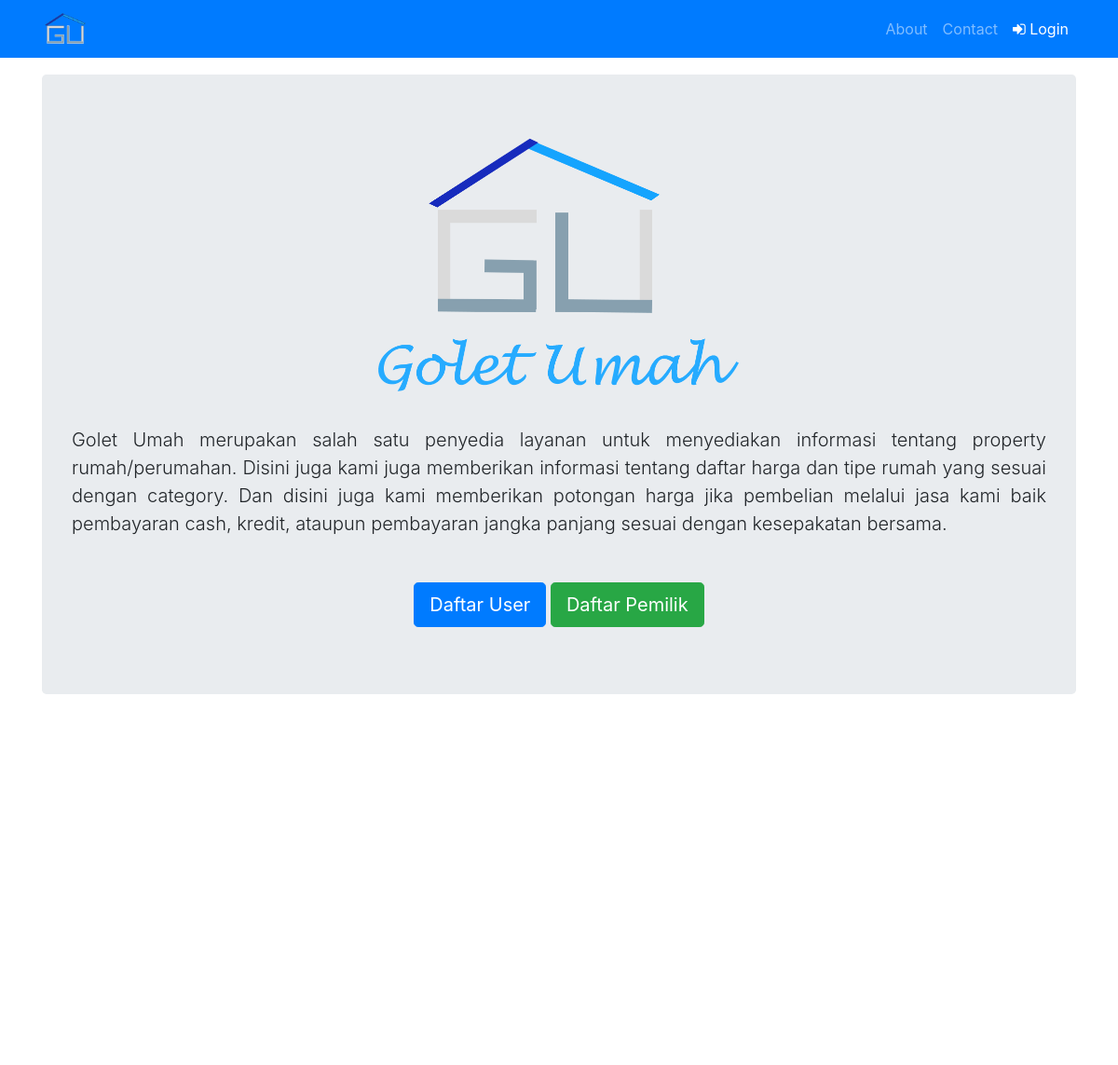
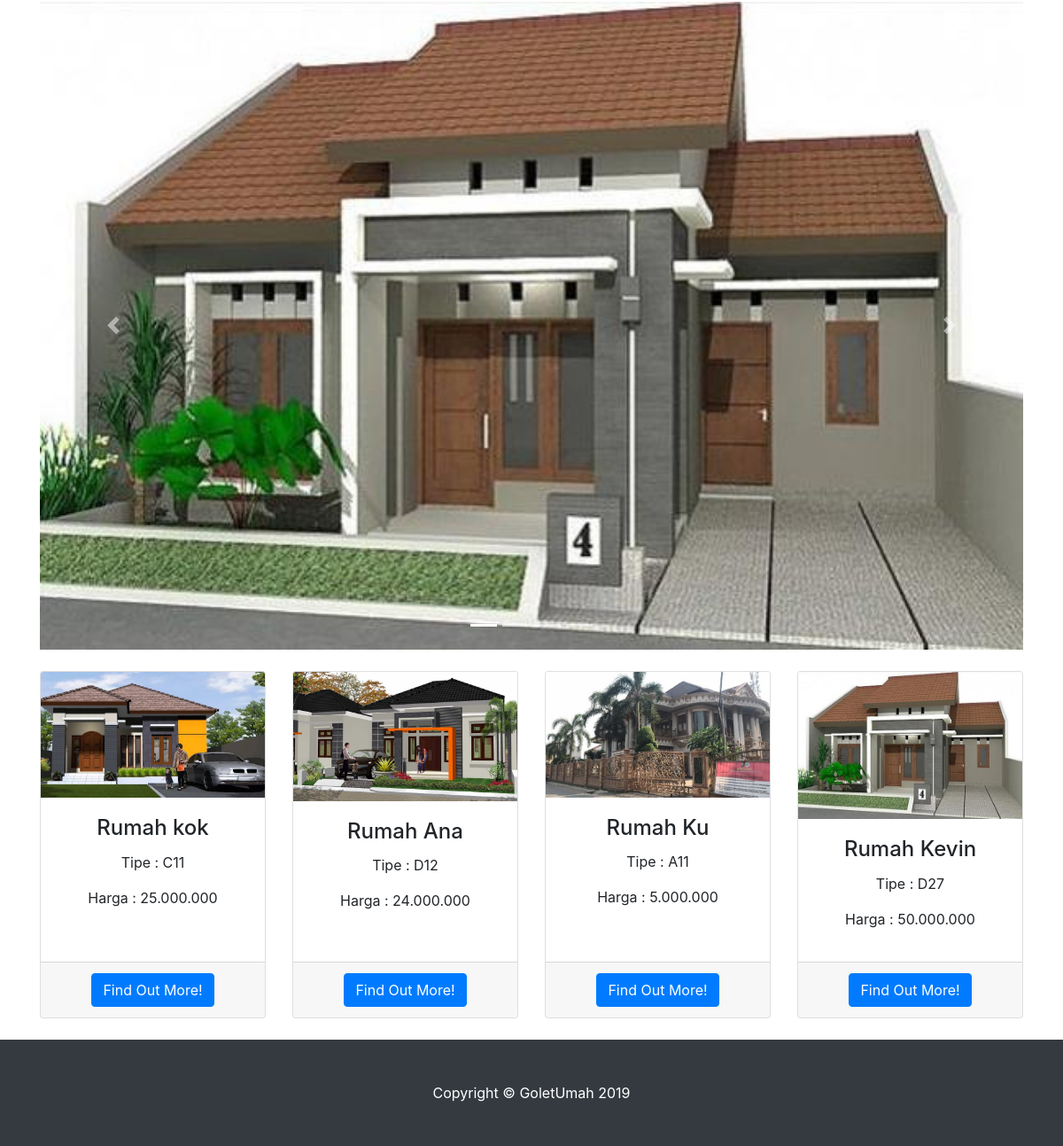
The page / on the database its author committed (2 pictures, top to bottom).
### tables this page shows
CREATE TABLE `rumah` (
  `id_rumah` int(11) NOT NULL,
  `nama_rumah` varchar(100) NOT NULL,
  `tipe` varchar(50) NOT NULL,
  `ukuran` varchar(100) NOT NULL,
  `keterangan` text NOT NULL,
  `harga` int(11) NOT NULL,
  `gambar` text NOT NULL,
  `id_perumahan` int(11) NOT NULL,
  `waktu` datetime NOT NULL
);

### application/controllers/Home.php (called while the page is built, shortened)
<?php
class Home extends CI_Controller {
    public function __construct() {
        $this->load->model('M_Home');
        $this->load->model('M_User');
        $this->load->library('form_validation');
    }
    public function index(){
        $data['rumah'] = $this->M_Home->getRumahInHome();
        $data['header'] = $this->M_User->getRumahHeader();
        $this->load->view('templates/home_header');
        $this->load->view('home', $data);
        $this->load->view('templates/home_footer');
    }
}

### index.php (called while the page is built, shortened)
<?php
require_once BASEPATH.'core/CodeIgniter.php';

### application/models/M_Home.php (called while the page is built, shortened)
<?php
class M_Home extends CI_Model {
    public function getRumahInHome() {
        $sql = "SELECT * FROM rumah ORDER by waktu ASC LIMIT 4";
        return $this->db->query($sql)->result_array();
    }
}

### application/views/home.php (the view, shortened to what this page needs)
<header class="jumbotron my-4" style="margin-bottom: 400px !important;">
	<div class="text-center">
		<img width="400px" src="<?= base_url('assets/') ?>img/logo.png" class="img-fluid" alt="">
	</div>
	<p class="lead mt-4 mb-5 text-justify">Golet Umah merupakan salah satu penyedia layanan untuk menyediakan informasi tentang
		property rumah/perumahan.
		Disini juga kami juga memberikan informasi tentang daftar harga dan tipe rumah yang sesuai dengan category.
		Dan disini juga kami memberikan potongan harga jika pembelian melalui jasa kami baik pembayaran cash, kredit,
		ataupun pembayaran jangka panjang sesuai dengan kesepakatan bersama.</p>
	<div class="text-center">
		<a href="<?= base_url('register/user'); ?>" class="btn btn-primary mb-2 btn-lg">Daftar User</a>
		<a href="<?= base_url('register/pemilik'); ?>" class="btn btn-success mb-2 btn-lg">Daftar Pemilik</a>
	</div>
</header>
<div id="carouselExampleIndicators" class="carousel slide my-4" data-ride="carousel">
		<ol class="carousel-indicators">
			<?php
              $no = 0;
              foreach($header as $hd) :
            ?>
			<li data-target="#carouselExampleIndicators" data-slide-to="<?= $no; ?>"
				class="<?= ($no++ == 0) ? "active" : ""; ?>"></li>
			<?php endforeach; ?>
		</ol>
		<div class="carousel-inner" role="listbox">
			<?php
              $noo = 0;
              foreach($header as $he) :
            ?>
			<div class="carousel-item <?= ($noo++ == 0) ? "active" : ""; ?>">
				<img class="d-block img-fluid" width="100%"
					src="<?= base_url('assets/img/uploaded/rumah/').$he['gambar']; ?>" alt="">
			</div>
			<?php endforeach; ?>
		</div>
		<a class="carousel-control-prev" href="#carouselExampleIndicators" role="button" data-slide="prev">
			<span class="carousel-control-prev-icon" aria-hidden="true"></span>
		</a>
		<a class="carousel-control-next" href="#carouselExampleIndicators" role="button" data-slide="next">
			<span class="carousel-control-next-icon" aria-hidden="true"></span>
		</a>
	</div>
<div class="row text-center">
	<?php foreach($rumah as $rm): ?>
	<div class="col-lg-3 col-md-6 mb-4">
		<div class="card h-100">
			<img class="card-img-top" src="<?= base_url('assets/img/uploaded/rumah/').$rm['gambar']; ?>" alt="">
			<div class="card-body">
				<h4 class="card-title"><?= $rm['nama_rumah']; ?></h4>
				<p>Tipe : <?= $rm['tipe'];  ?></p>
				<p>Harga : <?= number_format($rm['harga'],0,',','.'); ?></p>
			</div>
			<div class="card-footer">
				<a href="" data-toggle="modal" data-target="#addModal" class="btn btn-primary">Find Out More!</a>
			</div>
		</div>
	</div>
	<?php endforeach; ?>
</div>

### application/views/templates/home_header.php (shortened to what this page needs)
<!DOCTYPE html>
<html lang="en">
<head>
  <link href="<?= base_url('assets/'); ?>vendor/bootstrap/css/bootstrap.min.css" rel="stylesheet">
  <link href="<?= base_url('assets/'); ?>css/heroic-features.css" rel="stylesheet">
  <link href="<?= base_url('assets/'); ?>vendor/font-awesome-4.7.0/css/font-awesome.min.css" rel="stylesheet">
  <link href="<?= base_url('assets/css/'); ?>style.css" rel="stylesheet">
</head>
<body>
  <nav class="navbar navbar-expand-lg navbar-dark bg-primary fixed-top">
    <div class="container">
      <a class="navbar-brand" href="<?= base_url(); ?>">
        <img src="<?= base_url('assets'); ?>/img/icon-outline-dark.png" width="50px" alt="">
      </a>
      <div class="collapse navbar-collapse" id="navbarResponsive">
        <ul class="navbar-nav ml-auto">
          <li class="nav-item <?= ($this->uri->segment(1) == "about") ? "active" : ""; ?>">
            <a class="nav-link" href="<?= base_url('about'); ?>">About</a>
          </li>
          <li class="nav-item <?= ($this->uri->segment(1) == "contact") ? "active" : ""; ?>">
            <a class="nav-link" href="<?= base_url('contact'); ?>">Contact</a>
          </li>
          <li class="nav-item active">
            <a class="nav-link" href="" data-toggle="modal" data-target="#addModal"><i class="fa fa-sign-in"></i> Login</a>
          </li>
        </ul>
      </div>
    </div>
  </nav>
  <div class="container">

### application/views/templates/home_footer.php (shortened to what this page needs)
</div>
<footer class="py-5 bg-dark">
	<div class="container">
		<p class="m-0 text-center text-white">Copyright &copy; GoletUmah <?= date('Y'); ?></p>
	</div>
</footer>
</body>
</html>

### assets/css/heroic-features.css (style rules this page uses)
body { padding-top: 56px; }

### rows shown on the page
rumah: gambar (picture), nama_rumah "Rumah Kevin", tipe "D27", harga "50.000.000"
rumah: gambar (picture), nama_rumah "Rumah Ku", tipe "A11", harga "5.000.000"
rumah: gambar (picture), nama_rumah "Rumah Ana", tipe "D12", harga "24.000.000"
rumah: gambar (picture), nama_rumah "Rumah kok", tipe "C11", harga "25.000.000"
